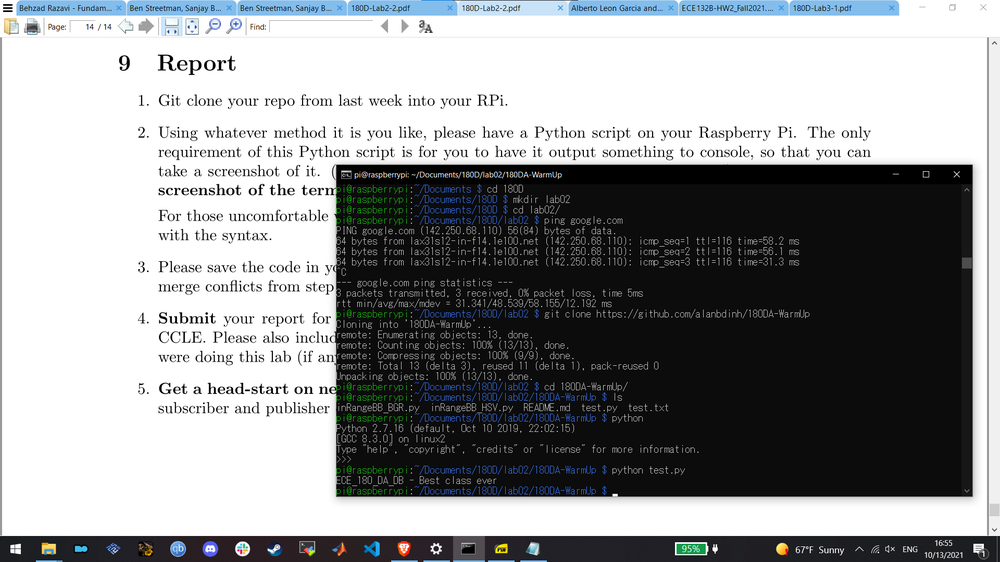
#> input picture lab02rep.png, 1000 x 562 px, shrunk from 1920 x 1080 before the run, given in place of the camera
$ python inRangeBB_HSV.py
#> lines starting #> are read from the running program, lines starting #| are printed output that depends on the picture; after the words box and inside, x2 and y2 are one past the last pixel; in counts of white or black regions, pixels touching at a corner belong together
import cv2
import numpy as np

# code adapted from example in https://docs.opencv.org/4.5.3/da/d97/tutorial_threshold_inRange.html
# boundingRect portion adapted from https://code.adonline.id.au/bounding-rectangles-in-python-opencv/

# operating constants
max_value = 255
max_value_H = 360//2
low_H = 0
low_S = 0
low_V = 0
high_H = max_value_H
high_S = max_value
high_V = max_value
window_detection_name = 'Object Detection'
low_H_name = 'Low H'
low_S_name = 'Low S'
low_V_name = 'Low V'
high_H_name = 'High H'
high_S_name = 'High S'
high_V_name = 'High V'

# trackbar functions
def on_low_H_thresh_trackbar(val):
    global low_H
    global high_H
    low_H = val
    low_H = min(high_H-1, low_H)
    cv2.setTrackbarPos(low_H_name, window_detection_name, low_H)
def on_high_H_thresh_trackbar(val):
    global low_H
    global high_H
    high_H = val
    high_H = max(high_H, low_H+1)
    cv2.setTrackbarPos(high_H_name, window_detection_name, high_H)
def on_low_S_thresh_trackbar(val):
    global low_S
    global high_S
    low_S = val
    low_S = min(high_S-1, low_S)
    cv2.setTrackbarPos(low_S_name, window_detection_name, low_S)
def on_high_S_thresh_trackbar(val):
    global low_S
    global high_S
    high_S = val
    high_S = max(high_S, low_S+1)
    cv2.setTrackbarPos(high_S_name, window_detection_name, high_S)
def on_low_V_thresh_trackbar(val):
    global low_V
    global high_V
    low_V = val
    low_V = min(high_V-1, low_V)
    cv2.setTrackbarPos(low_V_name, window_detection_name, low_V)
def on_high_V_thresh_trackbar(val):
    global low_V
    global high_V
    high_V = val
    high_V = max(high_V, low_V+1)
    cv2.setTrackbarPos(high_V_name, window_detection_name, high_V)

# set up windows and trackbars
cv2.namedWindow(window_detection_name)
cv2.createTrackbar(low_H_name, window_detection_name , low_H, max_value_H, on_low_H_thresh_trackbar)
cv2.createTrackbar(high_H_name, window_detection_name , high_H, max_value_H, on_high_H_thresh_trackbar)
cv2.createTrackbar(low_S_name, window_detection_name , low_S, max_value, on_low_S_thresh_trackbar)
cv2.createTrackbar(high_S_name, window_detection_name , high_S, max_value, on_high_S_thresh_trackbar)
cv2.createTrackbar(low_V_name, window_detection_name , low_V, max_value, on_low_V_thresh_trackbar)
cv2.createTrackbar(high_V_name, window_detection_name , high_V, max_value, on_high_V_thresh_trackbar)

# leveling using inrange
cap = cv2.VideoCapture(0)
while(True):
	# Capture frame-by-frame
	ret, frame = cap.read() # frame should already be in BGR right?
#> frame is the input picture: shape (562, 1000, 3); mean B, G, R 151.2, 149.9, 148.1
	HSVFrame = cv2.cvtColor(frame, cv2.COLOR_BGR2HSV)
#> HSVFrame: shape (562, 1000, 3); mean H, S, V 12.1, 10.6, 152
	filtered = cv2.inRange(HSVFrame, (low_H, low_S, low_V), (high_H, high_S, high_V))
#> filtered: shape (562, 1000); every value is 255
	x1,y1,w,h = cv2.boundingRect(filtered)
#> x1 = 0; y1 = 0; w = 1000; h = 562
	x2 = x1+w
#> x2 = 1000
	y2 = y1+h
#> y2 = 562
	cv2.rectangle(frame, (x1, y1), (x2, y2), [255, 0, 0]) # draw blue rect
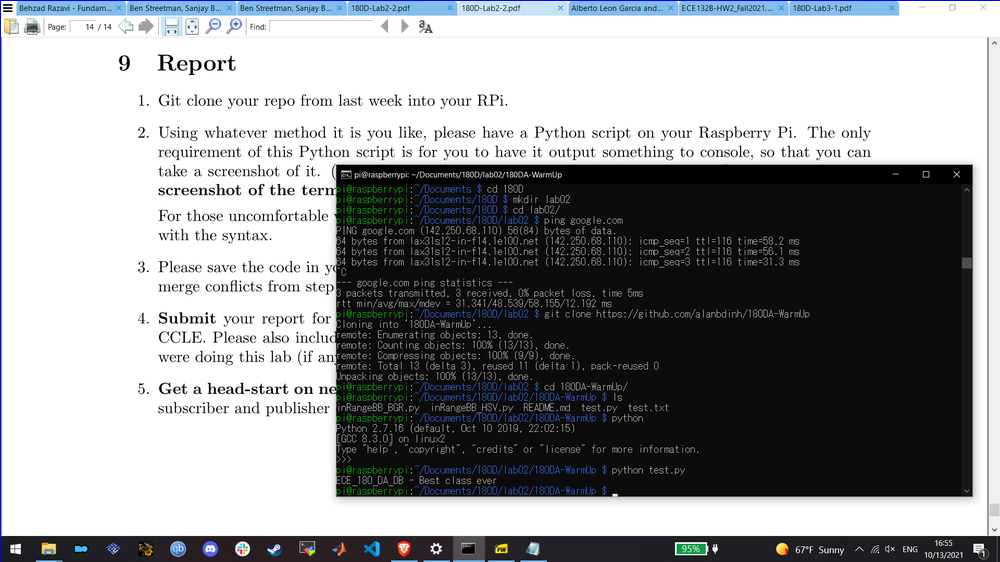
#> frame: shape (562, 1000, 3); 0.28% of pixels changed, all inside (x1, y1, x2, y2) = (0, 0, 1000, 562)
	# Display the original video feed with rectangle
	cv2.imshow('result frame', frame)
	# Display HSV stream with filter applied
	cv2.imshow('after filter', filtered)
	if cv2.waitKey(1) & 0xFF == ord('q'):
#> (key q is pressed here)
		break

# When everything done, release the capture
cap.release()
cv2.destroyAllWindows()
